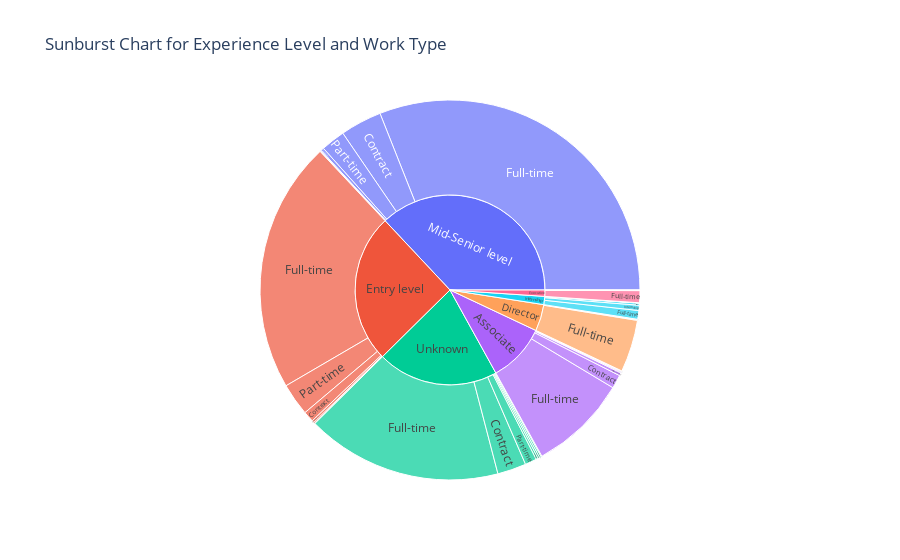

Notebook source saved alongside this figure:
### Code cell
# Creative Visualization: Sunburst Chart for Experience Level and Work Type
import plotly.express as px

fig = px.sunburst(jobpost_df, path=['formatted_experience_level', 'formatted_work_type'],
                  title='Sunburst Chart for Experience Level and Work Type')
fig.show()

### Figure 1 — Plotly figure (JSON) as saved in the notebook; plotly's stock layout.template omitted (floating-point values rounded to 4 significant figures)
{"data": [{"branchvalues": "total", "domain": {"x": [0, 1], "y": [0, 1]}, "hovertemplate": "labels=%{label}<br>count=%{value}<br>parent=%{parent}<br>id=%{id}<extra></extra>", "ids": ["Associate/Contract", "Director/Contract", "Entry level/Contract", "Executive/Contract", "Internship/Contract", "Mid-Senior level/Contract", "Unknown/Contract", "Associate/Full-time", "Director/Full-time", "Entry level/Full-time", "Executive/Full-time", "Internship/Full-time", "Mid-Senior level/Full-time", "Unknown/Full-time", "Associate/Internship", "Director/Internship", "Entry level/Internship", "Internship/Internship", "Mid-Senior level/Internship", "Unknown/Internship", "Associate/Other", "Entry level/Other", "Internship/Other", "Mid-Senior level/Other", "Unknown/Other", "Associate/Part-time", "Director/Part-time", "Entry level/Part-time", "Internship/Part-time", "Mid-Senior level/Part-time", "Unknown/Part-time", "Associate/Temporary", "Entry level/Temporary", "Executive/Temporary", "Internship/Temporary", "Mid-Senior level/Temporary", "Unknown/Temporary", "Associate/Volunteer", "Executive/Volunteer", "Mid-Senior level/Volunteer", "Unknown/Volunteer", "Associate", "Director", "Entry level", "Executive", "Internship", "Mid-Senior level", "Unknown"], "labels": ["Contract", "Contract", "Contract", "Contract", "Contract", "Contract", "Contract", "Full-time", "Full-time", "Full-time", "Full-time", "Full-time", "Full-time", "Full-time", "Internship", "Internship", "Internship", "Internship", "Internship", "Internship", "Other", "Other", "Other", "Other", "Other", "Part-time", "Part-time", "Part-time", "Part-time", "Part-time", "Part-time", "Temporary", "Temporary", "Temporary", "Temporary", "Temporary", "Temporary", "Volunteer", "Volunteer", "Volunteer", "Volunteer", "Associate", "Director", "Entry level", "Executive", "Internship", "Mid-Senior level", "Unknown"], "name": "", "parents": ["Associate", "Director", "Entry level", "Executive", "Internship", "Mid-Senior level", "Unknown", "Associate", "Director", "Entry level", "Executive", "Internship", "Mid-Senior level", "Unknown", "Associate", "Director", "Entry level", "Internship", "Mid-Senior level", "Unknown", "Associate", "Entry level", "Internship", "Mid-Senior level", "Unknown", "Associate", "Director", "Entry level", "Internship", "Mid-Senior level", "Unknown", "Associate", "Entry level", "Executive", "Internship", "Mid-Senior level", "Unknown", "Associate", "Executive", "Mid-Senior level", "Unknown", "", "", "", "", "", "", ""], "type": "sunburst", "values": [271, 18, 215, 5, 2, 827, 572, 1956, 1039, 5010, 239, 174, 7250, 3894, 6, 2, 7, 103, 5, 41, 1, 22, 2, 13, 17, 58, 2, 645, 43, 482, 232, 17, 45, 5, 2, 61, 35, 19, 2, 10, 33, 2328, 1061, 5944, 251, 326, 8648, 4824]}], "layout": {"legend": {"tracegroupgap": 0}, "title": {"text": "Sunburst Chart for Experience Level and Work Type"}}}
